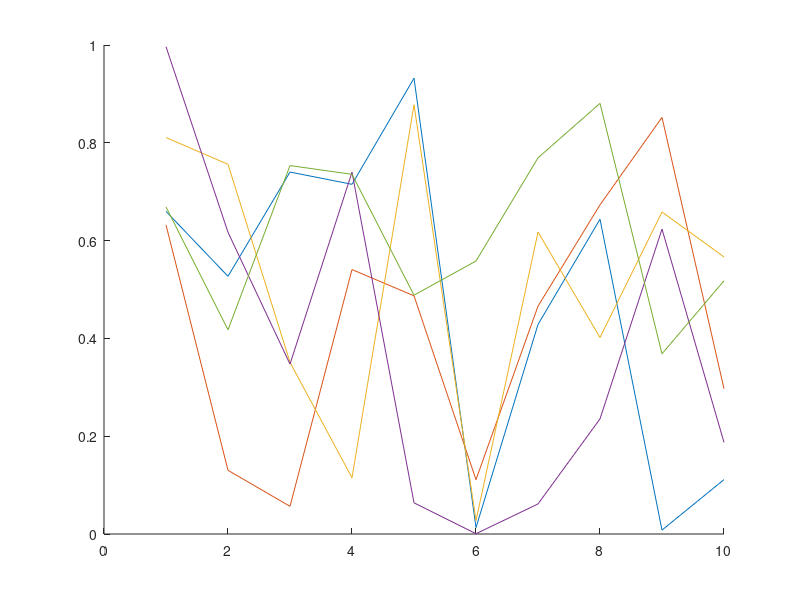

Here is the MATLAB script that generated this plot:
% Properly do things.
fig = figure;
ax = axes("NextPlot","add");
for i=1:5
    plot(ax,1:10,rand(1,10));
end
exportgraphics(fig,"p01.pdf")
